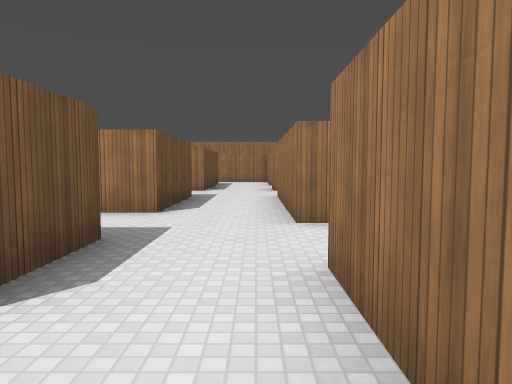
View 1 (above)

24 first-person views from a walk through a 3-D level made in the Godot game engine. The camera is 1.4 m above the floor, tilts 4° down and sees 70° across. The floor is counted in squares, 2 m on a side. Each view is taken from the middle of a square. On the plan, view 1 faces up. The plan holds only what a view shows up to about 11 squares ahead; the rest is blank. The place goes on beyond the plan. Surface patterns are stand-ins for the level's own textures.

View 2
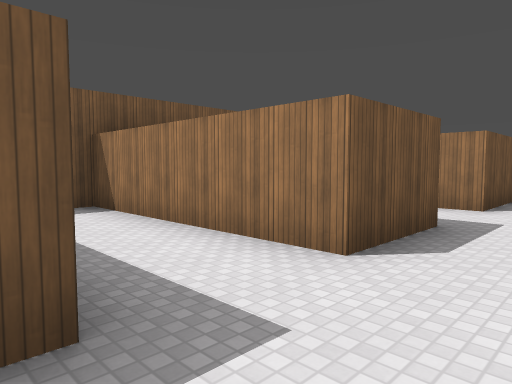

View 3
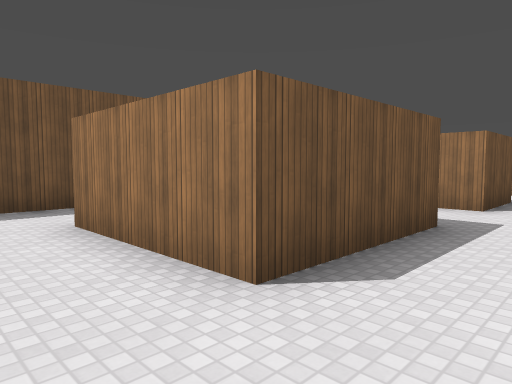

View 4
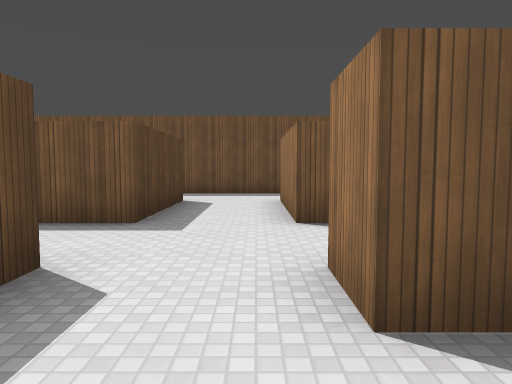

View 5
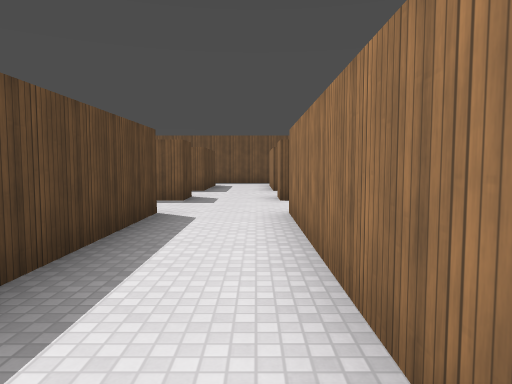

View 6
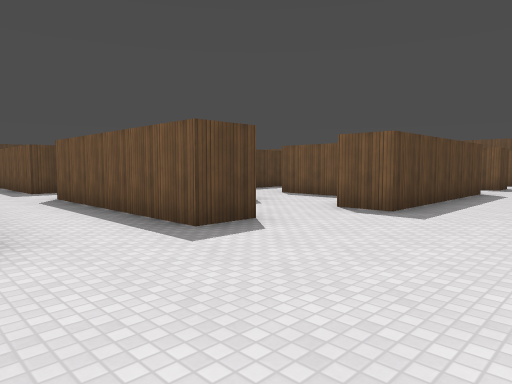

View 7
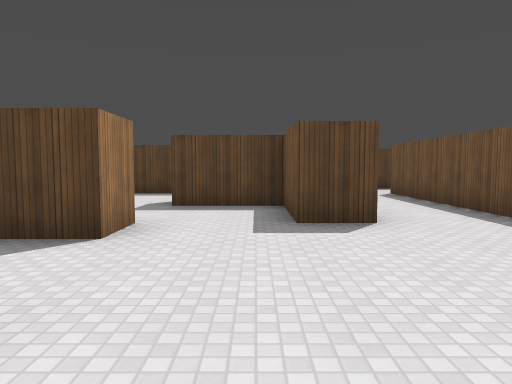

View 8
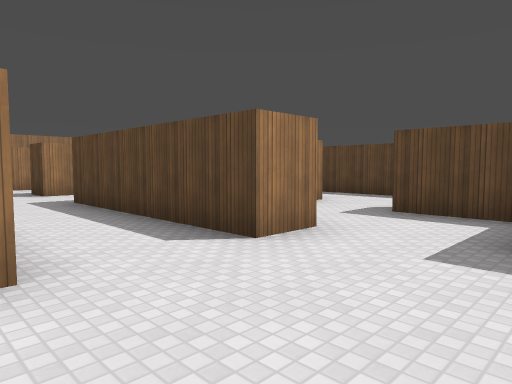

View 9
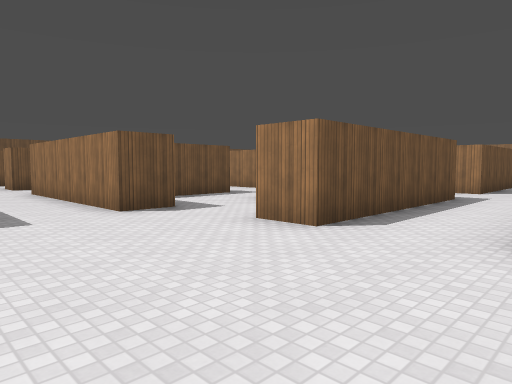

View 10
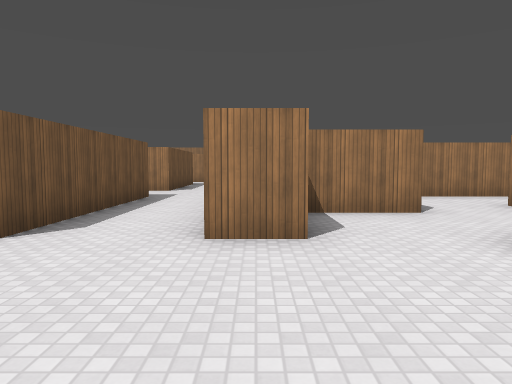

View 11
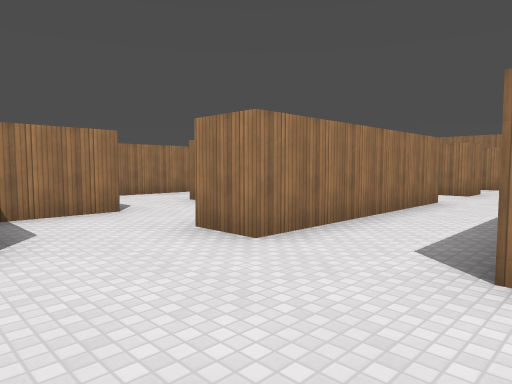

View 12
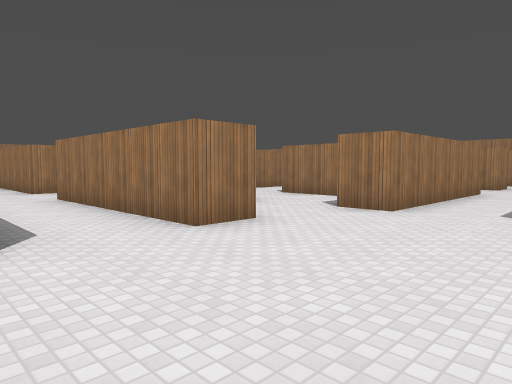

View 13
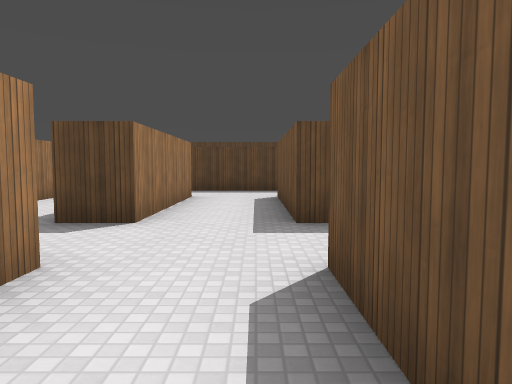

View 14
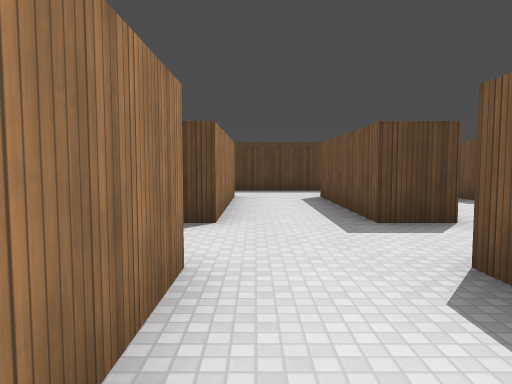

View 15
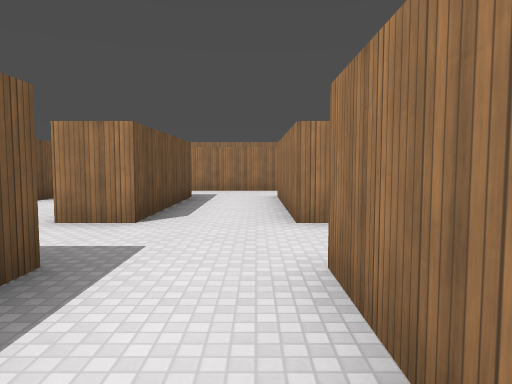

View 16
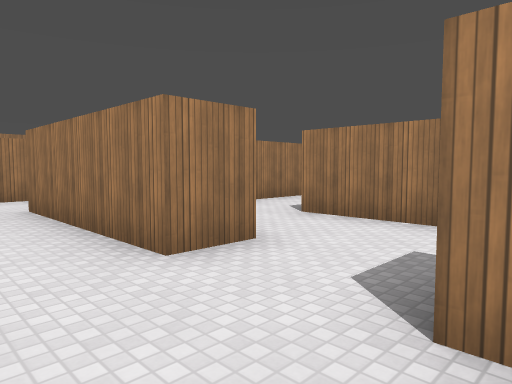

View 17
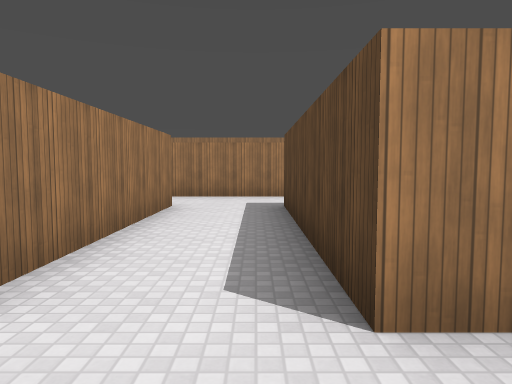

View 18
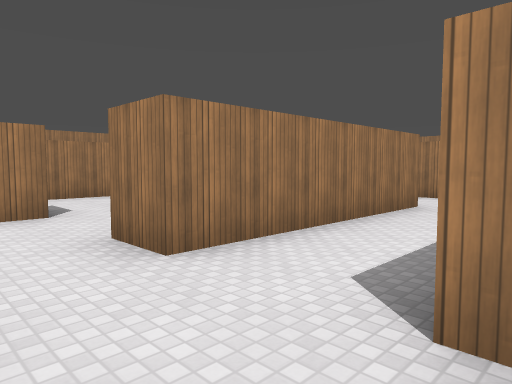

View 19
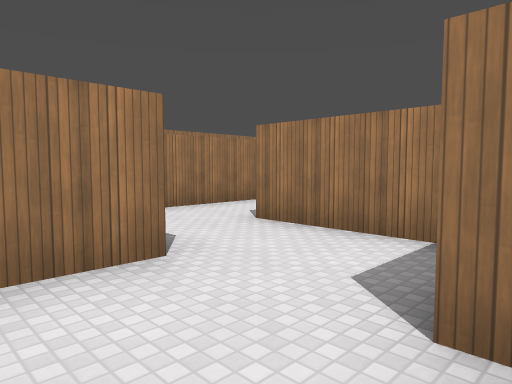

View 20
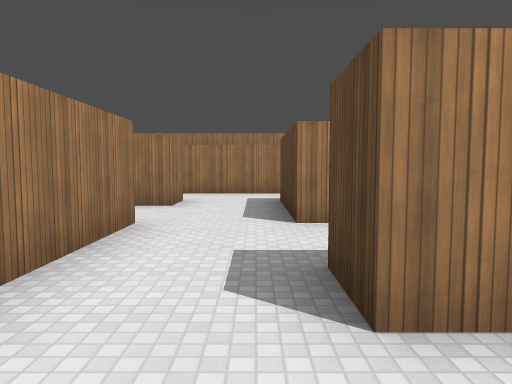

View 21
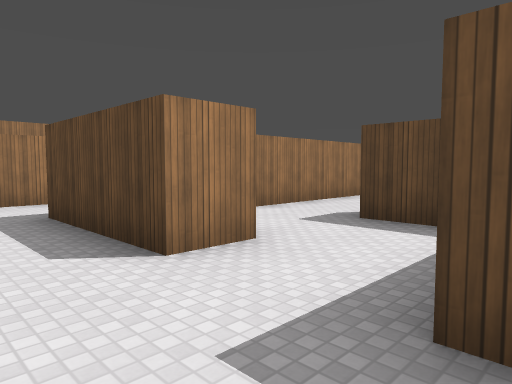

View 22
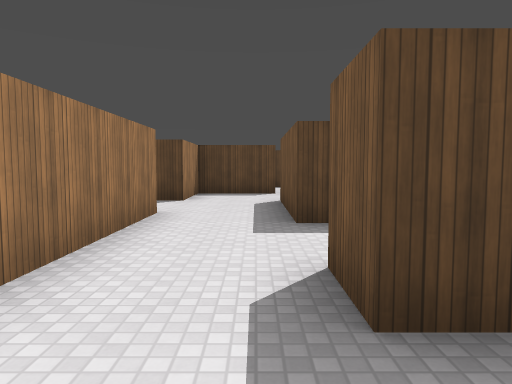

View 23
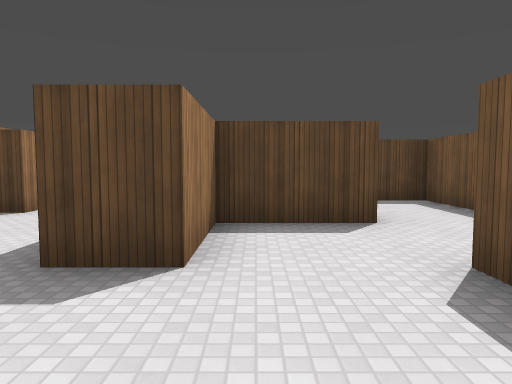

View 24
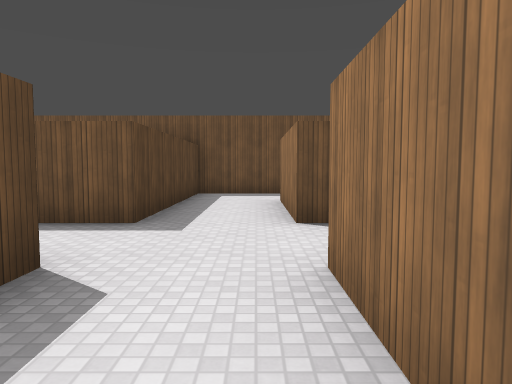

### Floor plan
Points are (right, up) in squares from view 1. A wall is a line through its corners. A room is listed if a view was taken in it or the views show most of it. See-through windows are left out.
Room 1 (views 1, 2, 3)
walls: (-4.5, -5.5) (-1.5, -5.5) (-1.5, -6.8); (-6.5, -2.8) (-6.5, -6); (-1.5, -0.4) (-1.5, -3.5) (-4.5, -3.5); (0.5, 0.6) (0.5, 1.5); (-1.5, 1.5) (-6.5, 1.5) (-6.5, 1.1)
ways out: opening at (1, -4.5) to room 2; opening at (-0.5, 2)
Room 2 (views 4, 5, 6, 7, 8, 9, 10, 11, 12, 13, 14, 15, 16)
walls: (13.4, -6.5) (14.5, -6.5) (14.5, -8.5) (16.5, -8.5); (10.5, -6.5) (11.5, -6.5) (11.5, -11.5); (14.6, -2.5) (13.5, -2.5) (13.5, 2.5); (8.5, -2.5) (8.5, -3.5) (3.5, -3.5); (16.5, -6.6) (16.5, -5.5) (21.5, -5.5); (16.6, -0.5) (14.8, -0.5); (11.5, 2.6) (11.5, -2.5) (10.5, -2.5); (6.5, -7.8) (6.5, -9.5); (6.5, 0.5) (6.5, -1.2); (13.5, -11.5) (13.5, -9.6); (3.5, -5.5) (8.5, -5.5) (8.5, -6.5); (13.5, 4.5) (13.5, 8.5); (21.6, -3.5) (16.5, -3.5) (16.5, -2.5); (10.4, -13.5) (11.5, -13.5) (11.5, -17.5); (1.5, -2.9) (1.5, -3.5) (0.5, -3.5); (0.5, -5.5) (1.5, -5.5) (1.5, -6.1); (11.5, 8.5) (11.5, 4.5) (10.5, 4.5); (13.5, -17.5) (13.5, -13.5); (13.5, 10.5) (11.1, 10.5); (11.1, -19.5) (13.9, -19.5)
ways out: opening at (1, -4.5) to room 1; opening at (14, 3.5) to room 9; opening at (17.5, 0) to room 9; opening at (14, 9.5) to room 10; opening at (22.5, -3) to room 12; opening at (2.5, -6); opening at (2.5, -3); opening at (7.5, -9); opening at (7.5, 0); opening at (11, -18.5); opening at (11, -12.5); opening at (11, 3.5); opening at (11, 9.5); opening at (14, -18.5); opening at (14, -12.5); opening at (17.5, -9); opening at (22.5, -6); opening at (24, -4.5)
Room 3 (views 17, 18, 19, 23)
walls: (16.5, 4.6) (16.5, 5.5) (21.5, 5.5) (21.5, 4.5); (21.5, 7.5) (16.5, 7.5) (16.5, 8.5); (23.5, 4.5) (23.5, 7.5)
ways out: opening at (22.5, 8) to room 6; opening at (22.5, 5) to room 8; opening at (15.5, 5) to room 9; opening at (15.5, 8) to room 10
Room 4 (view 20)
walls: (18.4, 13.5) (17.2, 13.5); (18.5, 10.5) (18.5, 11.5)
ways out: opening at (19, 12.5) to room 5; opening at (17.5, 11) to room 10
Room 5 (view 21)
walls: (21.5, 10.5) (21.5, 11.5) (23.5, 11.5); (21.5, 13.5) (18.4, 13.5); (18.5, 11.5) (19.5, 11.5)
ways out: opening at (19, 12.5) to room 4; opening at (20.5, 11) to room 6; opening at (24, 12.5) to room 11; opening at (22.5, 14)
Room 6 (view 22)
walls: (20.4, 8.5) (21.5, 8.5) (21.5, 7.5); (23.5, 7.5) (23.5, 8.5)
ways out: opening at (22.5, 8) to room 3; opening at (20.5, 11) to room 5
Room 7 (view 24)
walls: (2.4, 10.5) (0.5, 10.5); (0.5, 8.5) (1, 8.5)
ways out: opening at (1, 9.5)
Room 8 (no view inside)
walls: (20, 2.5) (17.8, 2.5); (21.4, 0.5) (23.5, 0.5) (23.5, 2.5); (21.5, 4.5) (21.5, 2.5)
ways out: opening at (22.5, 5) to room 3; opening at (19, 1.5) to room 9; opening at (20.5, 0) to room 12; opening at (24, 3.5)
Room 9 (no view inside)
walls: (16.5, 3.4) (16.5, 4.6); (14.5, 4.5) (13.5, 4.5); (18.5, -1.2) (18.5, 0.5)
ways out: opening at (14, 3.5) to room 2; opening at (17.5, 0) to room 2; opening at (15.5, 5) to room 3; opening at (19, 1.5) to room 8
Room 10 (no view inside)
walls: (16.6, 10.5) (13.5, 10.5); (18.5, 9.1) (18.5, 10.5)
ways out: opening at (14, 9.5) to room 2; opening at (15.5, 8) to room 3; opening at (17.5, 11) to room 4
Room 11 (no view inside)
walls: (23.5, 11.5) (24.5, 11.5); (24.5, 13.5) (23.5, 13.5); (26.5, 10.9) (26.5, 14)
ways out: opening at (24, 12.5) to room 5; opening at (25.5, 11); opening at (25.5, 14)
Room 12 (no view inside)
walls: (19.5, -0.8) (19.5, -2.5) (20.5, -2.5); (23.5, -3.5) (23.5, -2.8)
ways out: opening at (22.5, -3) to room 2; opening at (20.5, 0) to room 8

Positions as (right, up) in squares from view 1, and headings:
1: (0, 0), facing up
2: (0, -1), facing up-left
3: (0, -5), facing up-left
4: (3, -4), facing left
5: (9, -4), facing left
6: (14, -3), facing down-left
7: (15, -2), facing down
8: (14, -3), facing down-right
9: (14, -6), facing up-left
10: (14, -6), facing up
11: (14, -6), facing up-right
12: (11, -6), facing up-right
13: (12, -9), facing down
14: (13, -9), facing down
15: (13, 0), facing up
16: (12, 2), facing up-right
17: (15, 6), facing right
18: (15, 5), facing up-right
19: (15, 8), facing up-right
20: (17, 12), facing right
21: (19, 13), facing down-right
22: (22, 10), facing down
23: (23, 5), facing down
24: (3, 10), facing left
